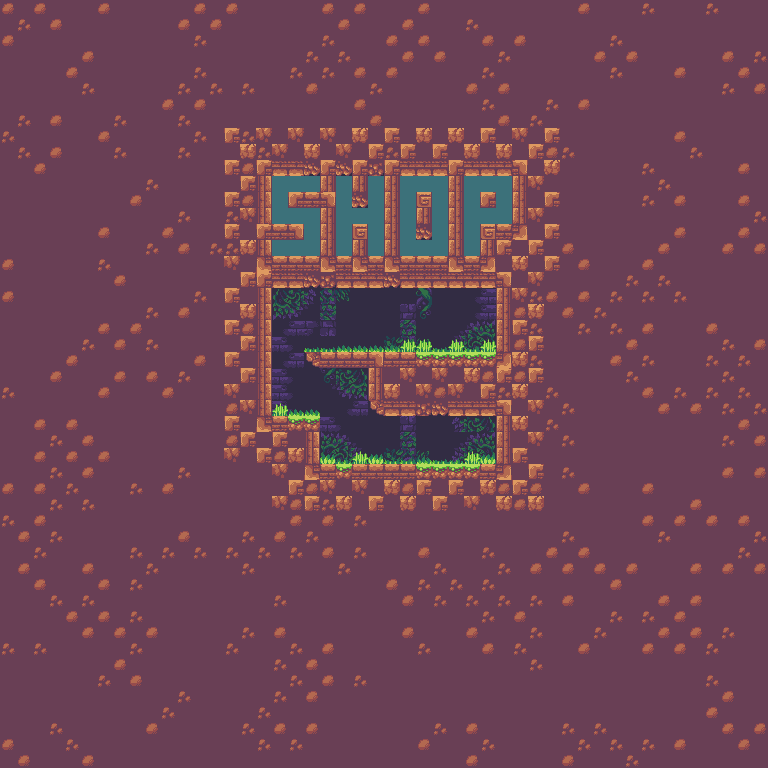

Rendered tile map (Tiled .tmx) drawn with the repository's tilesets; below, a short description and the map source with its tile grids summarised:
An orthogonal 48x48 tile map with 16x16 px tiles, 6 tile layers (Background_1, Background_2, Background_3, Background_4, ...), 2 tilesets and 5 objects (4x Item, Teleport).

<map version="1.10" tiledversion="1.11.2" orientation="orthogonal" renderorder="right-down" compressionlevel="0" width="48" height="48" tilewidth="16" tileheight="16" infinite="0" backgroundcolor="#37494e" nextlayerid="9" nextobjectid="6">
 <tileset firstgid="1" name="SunnyLand_by_Ansimuz" tilewidth="16" tileheight="16" tilecount="483" columns="23" objectalignment="topleft">
  <image source="atlas/SunnyLand_by_Ansimuz-extended.png" width="368" height="336" />
 </tileset>
 <tileset firstgid="484" name="Collisions" tilewidth="16" tileheight="16" tilecount="2" columns="2" objectalignment="topleft">
  <image source="Collisions.intgrid.png" width="32" height="16" />
 </tileset>
 <layer id="1" name="Background_1" width="48" height="48">
  <data>[2304 cells, 164 non-empty, 7 distinct tile ids]</data>
 </layer>
 <layer id="2" name="Background_2" width="48" height="48">
  <data>[2304 cells, 61 non-empty, 16 distinct tile ids]</data>
 </layer>
 <layer id="3" name="Background_3" width="48" height="48">
  <data>[2304 cells, 13 non-empty, 6 distinct tile ids]</data>
 </layer>
 <layer id="4" name="Background_4" width="48" height="48">
  <data>[2304 cells, 1 non-empty, 1 distinct tile ids]</data>
 </layer>
 <layer id="6" name="Collisions_1" width="48" height="48">
  <data>[2304 cells, 2221 non-empty, 18 distinct tile ids]</data>
 </layer>
 <layer id="7" name="Collisions_2" width="48" height="48">
  <data>[2304 cells, 10 non-empty, 2 distinct tile ids]</data>
 </layer>
 <objectgroup id="8" name="Entities">
  <object id="1" name="Item" type="Item" x="316" y="328" width="24" height="24">
   <properties>
    <property name="__anchorX" type="int" value="328" />
    <property name="__anchorY" type="int" value="352" />
    <property name="__cx" type="int" value="20" />
    <property name="__cy" type="int" value="21" />
    <property name="count" type="int" value="1" />
    <property name="price" type="int" value="5" />
    <property name="type" value="Meat" />
   </properties>
  </object>
  <object id="2" name="Item" type="Item" x="364" y="328" width="24" height="24">
   <properties>
    <property name="__anchorX" type="int" value="376" />
    <property name="__anchorY" type="int" value="352" />
    <property name="__cx" type="int" value="23" />
    <property name="__cy" type="int" value="21" />
    <property name="count" type="int" value="1" />
    <property name="price" type="int" value="100" />
    <property name="type" value="Armor" />
   </properties>
  </object>
  <object id="3" name="Item" type="Item" x="412" y="328" width="24" height="24">
   <properties>
    <property name="__anchorX" type="int" value="424" />
    <property name="__anchorY" type="int" value="352" />
    <property name="__cx" type="int" value="26" />
    <property name="__cy" type="int" value="21" />
    <property name="count" type="int" value="1" />
    <property name="price" type="int" value="500" />
    <property name="type" value="Vorpal_blade" />
   </properties>
  </object>
  <object id="4" name="Item" type="Item" x="460" y="328" width="24" height="24">
   <properties>
    <property name="__anchorX" type="int" value="472" />
    <property name="__anchorY" type="int" value="352" />
    <property name="__cx" type="int" value="29" />
    <property name="__cy" type="int" value="21" />
    <property name="count" type="int" value="1" />
    <property name="price" type="int" value="250" />
    <property name="type" value="Spell" />
   </properties>
  </object>
  <object id="5" name="Teleport" type="Teleport" x="460" y="440" width="24" height="24">
   <properties>
    <property name="__anchorX" type="int" value="472" />
    <property name="__anchorY" type="int" value="464" />
    <property name="__cx" type="int" value="29" />
    <property name="__cy" type="int" value="28" />
    <property name="destination" value="3bde8fe0-66b0-11ec-a595-515a2ae1dbef" />
   </properties>
  </object>
 </objectgroup>
</map>
